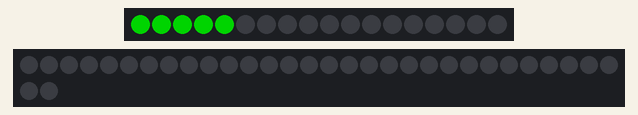
This sketch was run on a simulated Arduino Uno, built with avr-gcc and run on an emulated ATmega328P. Shown: 18 RGB LEDs in strip order, left to right, 32 RGB LEDs in strip order, left to right, continuing on the next row. Dim RGB values are drawn brighter than linear.

Above: at 0.05 s.
At 1.28 s:
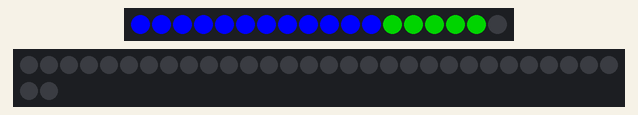
At 4.96 s:
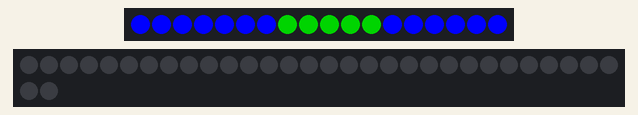
At 8.6 s:
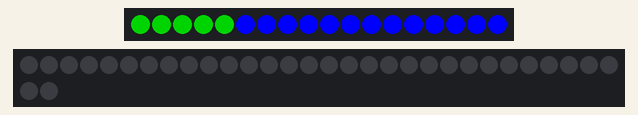
At 13.66 s:
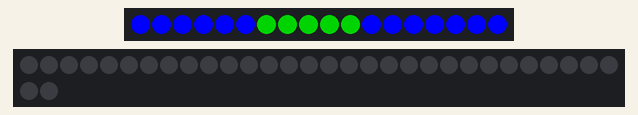
At 18.63 s:
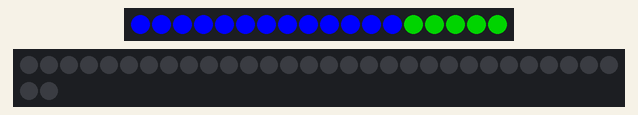

The sketch:

ledcode.ino
```cpp
#include <FastLED.h>
#include <elapsedMillis.h>

// LED strip at the top
#define LED_PIN_TOP 11
#define NUM_LEDS_TOP 18
CRGB ledsTop[NUM_LEDS_TOP];
elapsedMillis elapsedTimeTop; // Declare elapsedTimeTop as a static variable

// LED strip at the bottom
#define LED_PIN_BOTTOM 12
#define NUM_LEDS_BOTTOM 32
CRGB ledsBottom[NUM_LEDS_BOTTOM];
elapsedMillis elapsedTimeBottom; // Declare elapsedTimeBottom as a static variable

void setup() {
  FastLED.addLeds<WS2812B, LED_PIN_TOP, GRB>(ledsTop, NUM_LEDS_TOP);
  FastLED.addLeds<WS2812B, LED_PIN_BOTTOM, GRB>(ledsBottom, NUM_LEDS_BOTTOM);
}

void ledStripTop(int speed, int runTime) {
  unsigned long startTime = millis();
  unsigned long currentTime;

  // Set the background color to black
  fill_solid(ledsTop, NUM_LEDS_TOP, CRGB::Black);
  FastLED.show();

  while (elapsedTimeTop < runTime) {
    currentTime = millis(); // Update currentTime

    // Move the group of 5 green LEDs from left to right
    for (int i = 0; i <= NUM_LEDS_TOP - 5; ++i) {
      fill_solid(ledsTop + i, 5, CRGB::Green); // Set a group of 5 LEDs to green
      FastLED.show();
      delay(speed);
      fill_solid(ledsTop + i, 5, CRGB::Blue); // Set the same group back to blue
    }

    // Move the group of 5 green LEDs from right to left
    for (int i = NUM_LEDS_TOP - 5; i >= 0; --i) {
      fill_solid(ledsTop + i, 5, CRGB::Green); // Set a group of 5 LEDs to green
      FastLED.show();
      delay(speed);
      fill_solid(ledsTop + i, 5, CRGB::Blue); // Set the same group back to blue
    }

    // Check if runtime exceeded
    if (currentTime - startTime >= runTime) {
      break;
    }
  }

  // Turn off LEDs after the runTime
  fill_solid(ledsTop, NUM_LEDS_TOP, CRGB::Black); // Set all LEDs to black (off)
  FastLED.show();
}

void blinkLEDsBottom(int speed, int runTime) {
  unsigned long startTime = millis();
  unsigned long currentTime;

  // Set the background color to black
  fill_solid(ledsBottom, NUM_LEDS_BOTTOM, CRGB::Black);
  FastLED.show();

  while (elapsedTimeBottom < runTime) {
    currentTime = millis(); // Update currentTime

    // Move the group of 5 green LEDs from left to right
    for (int i = 0; i <= NUM_LEDS_BOTTOM - 5; ++i) {
      fill_solid(ledsBottom + i, 5, CRGB::Green); // Set a group of 5 LEDs to green
      FastLED.show();
      delay(speed);
      fill_solid(ledsBottom + i, 5, CRGB::Blue); // Set the same group back to blue
    }

    // Move the group of 5 green LEDs from right to left
    for (int i = NUM_LEDS_BOTTOM - 5; i >= 0; --i) {
      fill_solid(ledsBottom + i, 5, CRGB::Green); // Set a group of 5 LEDs to green
      FastLED.show();
      delay(speed);
      fill_solid(ledsBottom + i, 5, CRGB::Blue); // Set the same group back to blue
    }

    // Check if runtime exceeded
    if (currentTime - startTime >= runTime) {
      break;
    }
  }

  // Turn off LEDs after the runTime
  fill_solid(ledsBottom, NUM_LEDS_BOTTOM, CRGB::Black); // Set all LEDs to black (off)
  FastLED.show();
}

void loop() {
  ledStripTop(100, 20000);
  blinkLEDsBottom(100, 20000);
}
```
